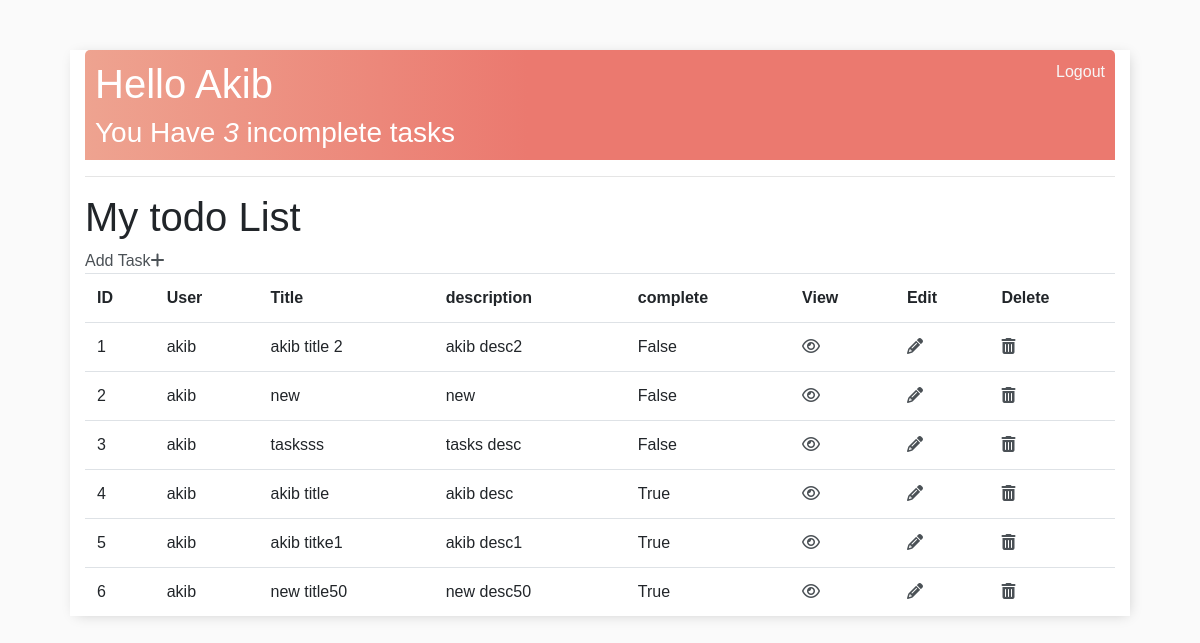
The page / (signed in) on the database its author committed.
### todolist/models.py (models this page shows, shortened)
class Task(models.Model):
    user=models.ForeignKey(User,on_delete=models.CASCADE,blank=True,null=True)
    title=models.CharField(max_length=100)
    description=models.TextField()
    complete=models.BooleanField(default=False)
    created=models.DateTimeField(auto_now_add=True)
    class Meta:
        ordering=['complete']

### todolist/views.py (the view)
# urls.py: path('',views.TaskList.as_view(),name='tasks'),
class TaskList(LoginRequiredMixin,ListView):
    model=Task
    template_name='todolist/task_list.html'
    context_object_name='tasks'
    def get_context_data(self,**kwargs):
        context = super().get_context_data(**kwargs)
        context['tasks'] = context['tasks'].filter(user=self.request.user)
        context['count'] = context['tasks'].filter(complete=False).count()
        return context

### todolist/templates/todolist/task_list.html (shortened to what this page needs)
{% extends 'todolist/main.html' %}
  {% block body %}
  <div class="header-bar">
    <div>
      <h1>Hello {{request.user|title}}</h1>
      <h3 style="margin:0">You Have<i> {{count}} </i>incomplete tasks</h3>
    </div>
    {% if request.user.is_authenticated %}
      <a href="{% url 'logout' %}">Logout</a>
    {% else %}
      <a href="{% url 'login' %}">Login</a>
    {% endif %}
  </div>
    <hr>
    <h1>My todo List</h1>
    <a href="{%url 'task-create'%}">Add Task<i class="fa fa-plus" aria-hidden="true"></i></a>
    <table class="table">
          <tr>
            <th>ID</th>
            <th>User</th>
            <th>Title</th>
            <th>description</th>
            <th>complete</th>
            <th>View</th>
            <th>Edit</th>
            <th>Delete</th>
          </tr>
        {% for task in tasks %}
          <tr>
            <td>{{forloop.counter}}</td>
            <td>{{task.user}}</td>
            <td>{{task.title}}</td>
            <td>{{task.description}}</td>
            <td>{{task.complete}}</td>
            <td><a href="{% url 'task'  task.id %}"><i class="fa fa-eye" aria-hidden="true"></i></a></td>
            <td><a href="{% url 'task-update'  task.id %}"><i class="fa fa-pencil" aria-hidden="true"></i></a></td>
            <td><a href="{% url 'task-delete'  task.id %}"><i class="fa fa-trash"></i></a></td>
          </tr>
        {% endfor %}
    </table>
    {% endblock body %}

### todolist/templates/todolist/main.html (shortened to what this page needs)
<!doctype html>
<html lang="en">
  <head>
    <link rel="stylesheet" href="https://cdn.jsdelivr.net/npm/bootstrap@4.6.2/dist/css/bootstrap.min.css">
  </head>
  <body>
    <div class="container">
        {% block body %}{% endblock body %}
    </div>
  </body>
</html>

### todolist/templates/todolist/main.html (style rules this page uses)
body { background-color: #FAFAFA; font-family:Arial, Helvetica, sans-serif; padding-top: 50px; }
h1, h2, h3, h4, h5, h6 { font-family: 'Raleway',sans-serif; }
a, p { color:#4b5156 }
.header-bar { display: flex; justify-content: space-between; color: #fff; padding: 10px; border-radius: 5px 5px 0 0; background: linear-gradient(90deg, #EEA390 0%, #EB796F 43%, #EB796F 100%) }
.header-bar a { color: rgb(247,247,247); text-decoration: none; }
.container { max-width: 1060px; margin: auto; background-color: #fff; box-shadow:2px 2px 13px -4px rgba(0,0,0,0.21); }

### rows shown on the page
Task: user "akib", title "akib title 2", description "akib desc2", complete "False"
Task: user "akib", title "new", description "new", complete "False"
Task: user "akib", title "tasksss", description "tasks desc", complete "False"
Task: user "akib", title "akib title", description "akib desc", complete "True"
Task: user "akib", title "akib titke1", description "akib desc1", complete "True"
Task: user "akib", title "new title50", description "new desc50", complete "True"

### other values the page prints
{{ request.user|title }} "Akib"
{{ count }} "3"
